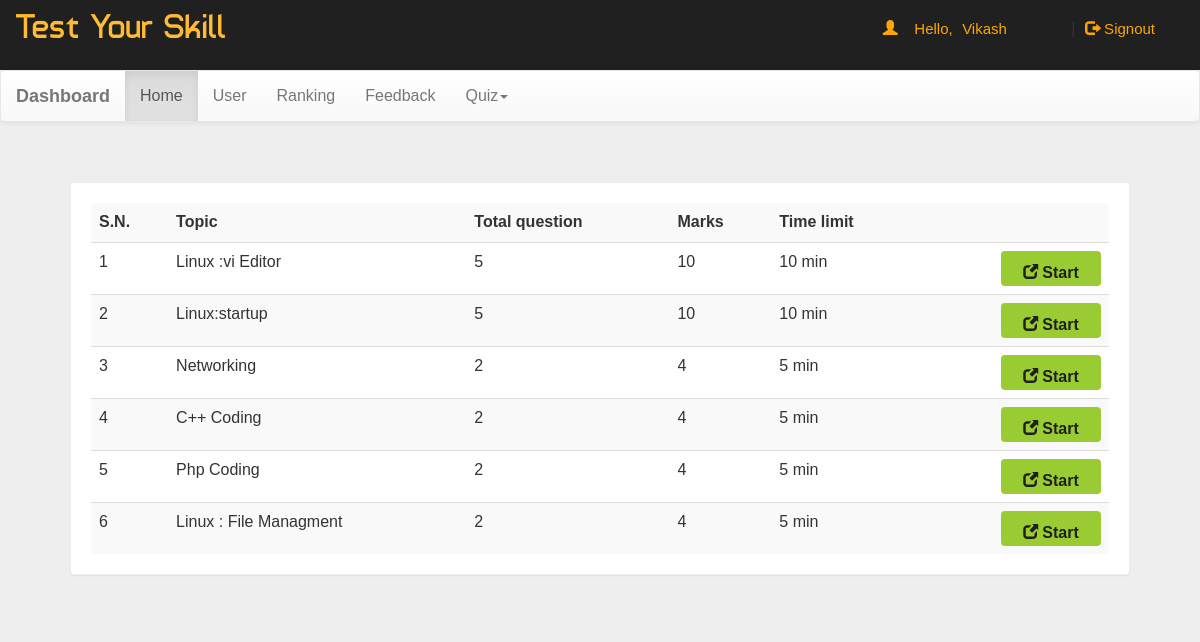
/dash.php (signed in), run on the app's committed database.
### tables this page shows
CREATE TABLE IF NOT EXISTS `quiz` (
  `eid` text NOT NULL,
  `title` varchar(100) NOT NULL,
  `sahi` int(11) NOT NULL,
  `wrong` int(11) NOT NULL,
  `total` int(11) NOT NULL,
  `time` bigint(20) NOT NULL,
  `intro` text NOT NULL,
  `tag` varchar(100) NOT NULL,
  `date` timestamp NOT NULL DEFAULT CURRENT_TIMESTAMP ON UPDATE CURRENT_TIMESTAMP
);

### dash.php (the view, shortened to what this page needs)
<!DOCTYPE html PUBLIC "-//W3C//DTD XHTML 1.0 Transitional//EN" "http://www.w3.org/TR/xhtml1/DTD/xhtml1-transitional.dtd">
<html xmlns="http://www.w3.org/1999/xhtml">
<head>
<link  rel="stylesheet" href="css/bootstrap.min.css"/>
 <link  rel="stylesheet" href="css/bootstrap-theme.min.css"/>
 <link rel="stylesheet" href="css/main.css">
 <link  rel="stylesheet" href="css/font.css">
</head>
<body  style="background:#eee;">
<div class="header">
<div class="row">
<div class="col-lg-6">
<span class="logo">Test Your Skill</span></div>
<?php
 include_once 'dbConnection.php';
$email=$_SESSION['email'];
  if(!(isset($_SESSION['email']))){
header("location:index.php");
}
else
{
$name = $_SESSION['name'];
echo '<span class="pull-right top title1" ><span class="log1"><span class="glyphicon glyphicon-user" aria-hidden="true"></span>&nbsp;&nbsp;&nbsp;&nbsp;Hello,</span> <a href="account.php" class="log log1">'.$name.'</a>&nbsp;|&nbsp;<a href="logout.php?q=account.php" class="log"><span class="glyphicon glyphicon-log-out" aria-hidden="true"></span>&nbsp;Signout</button></a></span>';
}?>
</div></div>
<nav class="navbar navbar-default title1">
  <div class="container-fluid">
    <div class="navbar-header">
      <a class="navbar-brand" href="dash.php?q=0"><b>Dashboard</b></a>
    </div>
    <div class="collapse navbar-collapse" id="bs-example-navbar-collapse-1">
      <ul class="nav navbar-nav">
        <li <?php if(@$_GET['q']==0) echo'class="active"'; ?>><a href="dash.php?q=0">Home<span class="sr-only">(current)</span></a></li>
        <li <?php if(@$_GET['q']==1) echo'class="active"'; ?>><a href="dash.php?q=1">User</a></li>
		<li <?php if(@$_GET['q']==2) echo'class="active"'; ?>><a href="dash.php?q=2">Ranking</a></li>
		<li <?php if(@$_GET['q']==3) echo'class="active"'; ?>><a href="dash.php?q=3">Feedback</a></li>
        <li class="dropdown <?php if(@$_GET['q']==4 || @$_GET['q']==5) echo'active"'; ?>">
          <a href="#" class="dropdown-toggle" data-toggle="dropdown" role="button" aria-haspopup="true" aria-expanded="false">Quiz<span class="caret"></span></a>
        </li>
      </ul>
          </div>
  </div>
</nav>
<div class="container">
<div class="row">
<div class="col-md-12">
<?php if(@$_GET['q']==0) {
$result = mysqli_query($con,"SELECT * FROM quiz ORDER BY date DESC") or die('Error');
echo  '<div class="panel"><table class="table table-striped title1">
<tr><td><b>S.N.</b></td><td><b>Topic</b></td><td><b>Total question</b></td><td><b>Marks</b></td><td><b>Time limit</b></td><td></td></tr>';
$c=1;
while($row = mysqli_fetch_array($result)) {
	$title = $row['title'];
	$total = $row['total'];
	$sahi = $row['sahi'];
    $time = $row['time'];
	$eid = $row['eid'];
$q12=mysqli_query($con,"SELECT score FROM history WHERE eid='$eid' AND email='$email'" )or die('Error98');
$rowcount=mysqli_num_rows($q12);
if($rowcount == 0){
	echo '<tr><td>'.$c++.'</td><td>'.$title.'</td><td>'.$total.'</td><td>'.$sahi*$total.'</td><td>'.$time.'&nbsp;min</td>
	<td><b><a href="account.php?q=quiz&step=2&eid='.$eid.'&n=1&t='.$total.'" class="pull-right btn sub1" style="margin:0px;background:#99cc32"><span class="glyphicon glyphicon-new-window" aria-hidden="true"></span>&nbsp;<span class="title1"><b>Start</b></span></a></b></td></tr>';
}
}
echo '</table></div>';
}
?>
</div>
</div></div>
</body>
</html>

### css/main.css (style rules this page uses)
body { overflow-x:hidden; width:100%; font: 15px "Century Gothic", "Times Roman", sans-serif; background:#eee; min-height:550px; background-attachment:fixed; }
.panel { border-color:#eee; margin:40px; padding:20px; font: 15px "Century Gothic", "Times Roman", sans-serif; }
.header { background:#202020; height:70px; }
.logo { font-family:'typo'; font-size:35px; color:#ffbb33; margin:15px; }
.title1 { font: 16px "Century Gothic", "Times Roman", sans-serif; }
.sub1 { width:90px; color:#202020; background:orange; font-size:15px; height:35px; margin:20px; padding:10px; width:100px; }
.top { margin-top:20px; }
.log1 { font: 15px 'Ubuntu', sans-serif; color:orange; margin-left:10px; }
.log { margin:10px; margin-right:60px; margin-left:5px; color:orange; text-decoration:none; font-size:20px; font-size:15px; }

### data on the page
quiz: title "Linux :vi Editor", total "5", $sahi*$total "10", time "10"
quiz: title "Linux:startup", total "5", $sahi*$total "10", time "10"
quiz: title "Networking", total "2", $sahi*$total "4", time "5"
quiz: title "C++ Coding", total "2", $sahi*$total "4", time "5"
quiz: title "Php Coding", total "2", $sahi*$total "4", time "5"
quiz: title "Linux : File Managment", total "2", $sahi*$total "4", time "5"

### other printed values
$name "Vikash"
